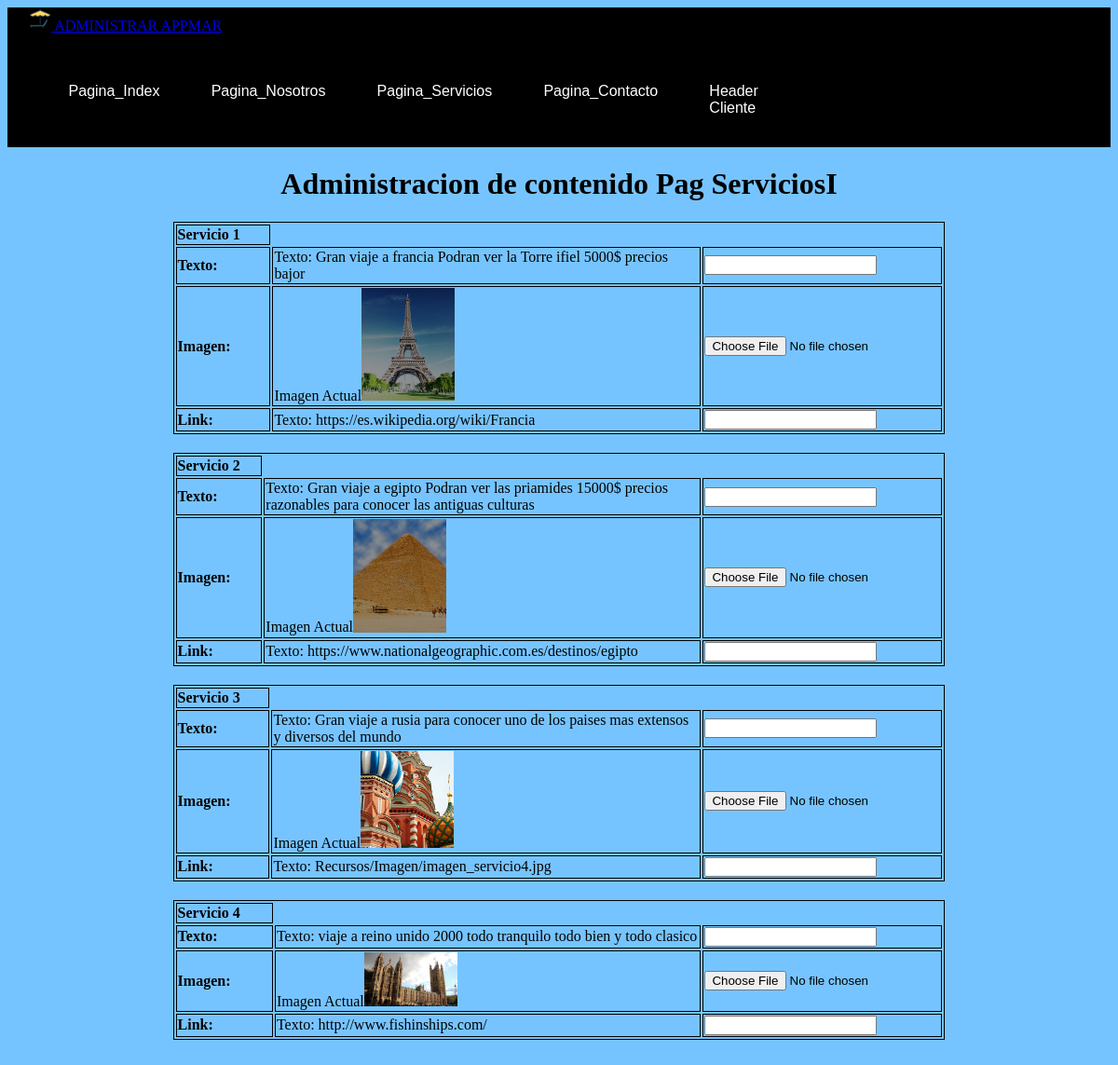
Screenshot of /appmar/Admin_Servicios.php with the database file from the repository.
### tables this page shows
CREATE TABLE `servicios_cont` (
  `Imagen1_dir` varchar(200) NOT NULL,
  `Imagen1_Text` text NOT NULL,
  `Imagen1_link` varchar(200) NOT NULL,
  `Imagen2_dir` varchar(200) NOT NULL,
  `Imagen2_Text` text NOT NULL,
  `Imagen2_link` varchar(200) NOT NULL,
  `Imagen3_dir` varchar(200) NOT NULL,
  `Imagen3_Text` text NOT NULL,
  `Imagen3_link` varchar(200) NOT NULL,
  `Imagen4_dir` varchar(200) NOT NULL,
  `Imagen4_Text` text NOT NULL,
  `Imagen4_link` varchar(200) NOT NULL,
  `id` int(11) NOT NULL DEFAULT '1'
);

### appmar/Admin_Servicios.php (the view, shortened to what this page needs)
<html>
<head>
    <link rel="stylesheet" href="css/myStyle.css" />
</head>
<header>
    <?php
        require_once('Layouts/header_ad.php');
    ?>
</header>
<body>
    <center><strong>
            <h1>Administracion de contenido Pag ServiciosI</h1>
        </strong></center>
    <p>
        <?php
        $db = new Conexion();
        $sql= ("select * from servicios_cont");
        $result = $db->query($sql);
        $row = $result->fetch_row();
        ?>
        <form action="Cambiar_contenidoini.php" method="POST" enctype="multipart/form-data">
            <center>
                <table border="1">
                    <tr>
                        <td class="c1"><strong>Servicio 1 </strong>
                    </tr>
                    <tr>
                        <td class="c1"><strong>Texto:</strong></td>
                        <td>
                            <?php echo "Texto: ".$row[1]."<br>"; ?>
                        </td>
                        <td> <input type="text" name="txtnom1" value=""></td>
                    </tr>
                    <tr>
                        <td class="c1"><strong>Imagen:</strong></td>
                        <td>
                            <?php echo "Imagen Actual".'<img src="'.$row[0].'" width="100" heigth="100"><br>'; ?>
                        </td>
                        <td><input type="file" name="foto1" id="foto1"></td>
                    </tr>
                    <tr>
                        <td class="c1"><strong>Link:</strong></td>
                        <td>
                            <?php echo "Texto: ".$row[2]."<br>"; ?>
                        </td>
                        <td> <input type="text" name="txtnom1" value=""></td>
                    </tr>
            </center>
            <center>
                <table border="1">
                    <tr>
                        <td class="c1"><strong>Servicio 2 </strong>
                    </tr>
                    <tr>
                        <td class="c1"><strong>Texto:</strong></td>
                        <td>
                            <?php echo "Texto: ".$row[4]."<br>"; ?>
                        </td>
                        <td> <input type="text" name="txtnom2" value=""></td>
                    </tr>
                    <tr>
                        <td class="c1"><strong>Imagen:</strong></td>
                        <td>
                            <?php echo "Imagen Actual".'<img src="'.$row[3].'" width="100" heigth="100"><br>'; ?>
                        </td>
                        <td><input type="file" name="foto2" id="foto2"></td>
                    </tr>
                    <tr>
                        <td class="c1"><strong>Link:</strong></td>
                        <td>
                            <?php echo "Texto: ".$row[5]."<br>"; ?>
                        </td>
                        <td> <input type="text" name="txtnom2" value=""></td>
                    </tr>
            </center>
            <center>
                <table border="1">
                    <tr>
                        <td class="c1"><strong>Servicio 3 </strong>
                    </tr>
                    <tr>
                        <td class="c1"><strong>Texto:</strong></td>
                        <td>
                            <?php echo "Texto: ".$row[7]."<br>"; ?>
                        </td>
                        <td> <input type="text" name="txtnom3" value=""></td>
                    </tr>
                    <tr>
                        <td class="c1"><strong>Imagen:</strong></td>
                        <td>
                            <?php echo "Imagen Actual".'<img src="'.$row[6].'" width="100" heigth="100"><br>'; ?>
                        </td>
                        <td><input type="file" name="foto3" id="foto3"></td>
                    </tr>
                    <tr>
                        <td class="c1"><strong>Link:</strong></td>
                        <td>
                            <?php echo "Texto: ".$row[9]."<br>"; ?>
                        </td>
                        <td> <input type="text" name="txtnom3" value=""></td>
                    </tr>
            </center>
            <center>
                <table border="1">
                    <tr>
                        <td class="c1"><strong>Servicio 4 </strong>
                    </tr>
                    <tr>
                        <td class="c1"><strong>Texto:</strong></td>
                        <td>
                            <?php echo "Texto: ".$row[10]."<br>"; ?>
                        </td>
                        <td> <input type="text" name="txtnom" value=""></td>
                    </tr>
                    <tr>
                        <td class="c1"><strong>Imagen:</strong></td>
                        <td>
                            <?php echo "Imagen Actual".'<img src="'.$row[9].'" width="100" heigth="100"><br>'; ?>
                        </td>
                        <td><input type="file" name="foto" id="foto"></td>
                    </tr>
                    <tr>
                        <td class="c1"><strong>Link:</strong></td>
                        <td>
                            <?php echo "Texto: ".$row[11]."<br>"; ?>
                        </td>
                        <td> <input type="text" name="txtnom" value=""></td>
                    </tr>
            </center>
        </form>
        <br><br>
</body>
</html>

### appmar/Layouts/header_ad.php
<header>
	<li class="active">
		<a href="index.php">
		<img src="Recursos/Imagen/icono.png" width="25" height="25"> ADMINISTRAR APPMAR
		</a>
	</li>
</header>
<nav class="navbar navbar-inverse">
	<div class="container-fluid">
			<ul  align="center"  class="nav navbar-nav">
				<li >
					<a href="Admin_Inicio.php">Pagina_Index</a>
				</li>
				<li >
					<a href="Admin_Nosotros.php">Pagina_Nosotros</a>
				</li>
				<li>
					<a href="Admin_Servicios.php">Pagina_Servicios</a>
				</li>
				<li>
					<a href="Admin_Comentarios.php">Pagina_Contacto</a>
				</li>
				<li>
					<a href="Admin_header.php">Header Cliente</a>
				</li>
			</ul>
	</div>
</nav>

### appmar/css/myStyle.css (style rules this page uses)
header { background: #000000; margin-bottom: 10px; max-width: 100%; max-height: 150px; }
header nav { display: inline-block; padding: 0; max-width: 100%; height: 150px; }
header nav ul li { display: inline-block; padding: 0.1em; vertical-align: bottom; }
header nav ul li a { border: 0; color: #FFF; font-family: century gothic, Helvetica, Verdana; font-size: 1em; padding: 1.5em; text-decoration: none; display: block; width: 10%; height: 5px; }
body { background: #76C4FF; }
table, th, td { border: 1px solid black; width: 70%; margin: 20px; }
.c1 { width: 15%; }

### rows the page displays
servicios_cont: Imagen1_Text "Gran viaje a francia Podran ver la Torre ifiel 5000$ precios bajor", Imagen1_dir (picture), Imagen1_link "https://es.wikipedia.org/wiki/Francia", Imagen2_Text "Gran viaje a egipto Podran ver las priamides 15000$ precios razonables para conocer las antiguas culturas", Imagen2_dir (picture), Imagen2_link "https://www.nationalgeographic.com.es/destinos/egipto", Imagen3_Text "Gran viaje a rusia para conocer uno de los paises mas extensos y diversos del mundo", Imagen3_dir (picture), Imagen4_dir "Recursos/Imagen/imagen_servicio4.jpg", Imagen4_Text "viaje a reino unido 2000 todo tranquilo todo bien y todo clasico", Imagen4_dir (picture), Imagen4_link "http://www.fishinships.com/"
